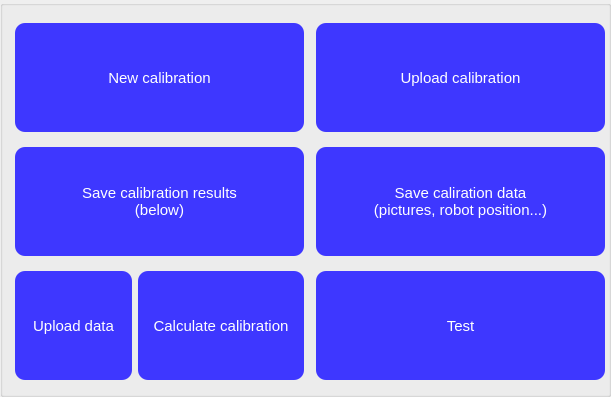
         <widget class="QGroupBox" name="groupBox_9">
          <property name="sizePolicy">
           <sizepolicy hsizetype="MinimumExpanding" vsizetype="MinimumExpanding">
            <horstretch>0</horstretch>
            <verstretch>0</verstretch>
           </sizepolicy>
          </property>
          <property name="styleSheet">
           <string notr="true">#groupBox_9 {
	border: none;
	padding: 0px 0px 0px 0px;
	margin: 0px;
}
</string>
          </property>
          <property name="title">
           <string/>
          </property>
          <layout class="QGridLayout" name="gridLayout_39">
           <property name="leftMargin">
            <number>9</number>
           </property>
           <property name="rightMargin">
            <number>0</number>
           </property>
           <item row="0" column="0">
            <widget class="QGroupBox" name="groupBox_32">
             <property name="sizePolicy">
              <sizepolicy hsizetype="MinimumExpanding" vsizetype="MinimumExpanding">
               <horstretch>0</horstretch>
               <verstretch>0</verstretch>
              </sizepolicy>
             </property>
             <property name="minimumSize">
              <size>
               <width>295</width>
               <height>118</height>
              </size>
             </property>
             <property name="styleSheet">
              <string notr="true">QGroupBox {
	border: none;
	margin: 0px 0px 0px 0px;
	padding: 0px 0px 0px 0px;
}</string>
             </property>
             <property name="title">
              <string/>
             </property>
             <layout class="QGridLayout" name="gridLayout_35">
              <property name="leftMargin">
               <number>0</number>
              </property>
              <property name="topMargin">
               <number>0</number>
              </property>
              <property name="rightMargin">
               <number>0</number>
              </property>
              <property name="bottomMargin">
               <number>0</number>
              </property>
              <item row="0" column="0">
               <widget class="QToolButton" name="b_new_calib">
                <property name="sizePolicy">
                 <sizepolicy hsizetype="MinimumExpanding" vsizetype="MinimumExpanding">
                  <horstretch>0</horstretch>
                  <verstretch>0</verstretch>
                 </sizepolicy>
                </property>
                <property name="minimumSize">
                 <size>
                  <width>0</width>
                  <height>0</height>
                 </size>
                </property>
                <property name="font">
                 <font>
                  <pointsize>11</pointsize>
                  <fontweight>DemiBold</fontweight>
                 </font>
                </property>
                <property name="styleSheet">
                 <string notr="true">QToolButton {
	background-color: #3e37ff;
	border: none;
    border-radius: 10px;
    padding: 10px; 
	color: white;
}

QToolButton:hover {
	background-color: #000036;
}</string>
                </property>
                <property name="text">
                 <string>New calibration</string>
                </property>
                <property name="icon">
                 <iconset resource="../Icons/icons.qrc">
                  <normaloff>:/Icons/target-lock-regular-180_white.png</normaloff>:/Icons/target-lock-regular-180_white.png</iconset>
                </property>
                <property name="iconSize">
                 <size>
                  <width>50</width>
                  <height>50</height>
                 </size>
                </property>
                <property name="toolButtonStyle">
                 <enum>Qt::ToolButtonStyle::ToolButtonTextUnderIcon</enum>
                </property>
               </widget>
              </item>
             </layout>
            </widget>
           </item>
           <item row="3" column="0">
            <widget class="QGroupBox" name="groupBox_30">
             <property name="sizePolicy">
              <sizepolicy hsizetype="MinimumExpanding" vsizetype="MinimumExpanding">
               <horstretch>0</horstretch>
               <verstretch>0</verstretch>
              </sizepolicy>
             </property>
             <property name="minimumSize">
              <size>
               <width>295</width>
               <height>118</height>
              </size>
             </property>
             <property name="styleSheet">
              <string notr="true">QGroupBox {
	border: none;
	margin: 0px 0px 0px 0px;
	padding: 0px 0px 0px 0px;
}</string>
             </property>
             <property name="title">
              <string/>
             </property>
             <layout class="QGridLayout" name="gridLayout_40">
              <property name="sizeConstraint">
               <enum>QLayout::SizeConstraint::SetNoConstraint</enum>
              </property>
              <property name="leftMargin">
               <number>0</number>
              </property>
              <property name="topMargin">
               <number>0</number>
              </property>
              <property name="rightMargin">
               <number>0</number>
              </property>
              <property name="bottomMargin">
               <number>0</number>
              </property>
              <item row="0" column="0">
               <widget class="QToolButton" name="b_upload_data">
                <property name="sizePolicy">
                 <sizepolicy hsizetype="MinimumExpanding" vsizetype="MinimumExpanding">
                  <horstretch>0</horstretch>
                  <verstretch>0</verstretch>
                 </sizepolicy>
                </property>
                <property name="minimumSize">
                 <size>
                  <width>0</width>
                  <height>0</height>
                 </size>
                </property>
                <property name="font">
                 <font>
                  <pointsize>11</pointsize>
                  <fontweight>DemiBold</fontweight>
                 </font>
                </property>
                <property name="styleSheet">
                 <string notr="true">QToolButton {
	background-color: #3e37ff;
	border: none;
    border-radius: 10px;
    padding: 10px; 
	color: white;
}

QToolButton:hover {
	background-color: #000036;
}

QToolButton:disabled {
    background-color: #808080; /* Šedá barva pro deaktivované tlačítko */
    color: #c0c0c0; /* Světlejší šedá barva textu */
    border: none;
}</string>
                </property>
                <property name="text">
                 <string>Upload data</string>
                </property>
                <property name="icon">
                 <iconset resource="../Icons/icons.qrc">
                  <normaloff>:/Icons/icons8-upload-96.png</normaloff>:/Icons/icons8-upload-96.png</iconset>
                </property>
                <property name="iconSize">
                 <size>
                  <width>50</width>
                  <height>50</height>
                 </size>
                </property>
                <property name="toolButtonStyle">
                 <enum>Qt::ToolButtonStyle::ToolButtonTextUnderIcon</enum>
                </property>
               </widget>
              </item>
              <item row="0" column="1">
               <widget class="QToolButton" name="b_calculate">
                <property name="sizePolicy">
                 <sizepolicy hsizetype="MinimumExpanding" vsizetype="MinimumExpanding">
                  <horstretch>0</horstretch>
                  <verstretch>0</verstretch>
                 </sizepolicy>
                </property>
                <property name="minimumSize">
                 <size>
                  <width>0</width>
                  <height>0</height>
                 </size>
                </property>
                <property name="font">
                 <font>
                  <pointsize>11</pointsize>
                  <fontweight>DemiBold</fontweight>
                 </font>
                </property>
                <property name="styleSheet">
                 <string notr="true">QToolButton {
	background-color: #3e37ff;
	border: none;
    border-radius: 10px;
    padding: 10px; 
	color: white;
}

QToolButton:hover {
	background-color: #000036;
}

QToolButton:disabled {
    background-color: #808080; /* Šedá barva pro deaktivované tlačítko */
    color: #c0c0c0; /* Světlejší šedá barva textu */
    border: none;
}</string>
                </property>
                <property name="text">
                 <string>Calculate calibration</string>
                </property>
                <property name="icon">
                 <iconset resource="../Icons/icons.qrc">
                  <normaloff>:/Icons/icons8-math-96.png</normaloff>:/Icons/icons8-math-96.png</iconset>
                </property>
                <property name="iconSize">
                 <size>
                  <width>50</width>
                  <height>50</height>
                 </size>
                </property>
                <property name="toolButtonStyle">
                 <enum>Qt::ToolButtonStyle::ToolButtonTextUnderIcon</enum>
                </property>
               </widget>
              </item>
             </layout>
            </widget>
           </item>
           <item row="3" column="1">
            <widget class="QGroupBox" name="groupBox_35">
             <property name="sizePolicy">
              <sizepolicy hsizetype="MinimumExpanding" vsizetype="MinimumExpanding">
               <horstretch>0</horstretch>
               <verstretch>0</verstretch>
              </sizepolicy>
             </property>
             <property name="minimumSize">
              <size>
               <width>295</width>
               <height>118</height>
              </size>
             </property>
             <property name="styleSheet">
              <string notr="true">QGroupBox {
	border: none;
	margin: 0px 0px 0px 0px;
	padding: 0px 0px 0px 0px;
}</string>
             </property>
             <property name="title">
              <string/>
             </property>
             <layout class="QGridLayout" name="gridLayout_38">
              <property name="leftMargin">
               <number>0</number>
              </property>
              <property name="topMargin">
               <number>0</number>
              </property>
              <property name="rightMargin">
               <number>0</number>
              </property>
              <property name="bottomMargin">
               <number>0</number>
              </property>
              <item row="0" column="0">
               <widget class="QToolButton" name="b_test">
                <property name="sizePolicy">
                 <sizepolicy hsizetype="MinimumExpanding" vsizetype="MinimumExpanding">
                  <horstretch>0</horstretch>
                  <verstretch>0</verstretch>
                 </sizepolicy>
                </property>
                <property name="minimumSize">
                 <size>
                  <width>0</width>
                  <height>0</height>
                 </size>
                </property>
                <property name="font">
                 <font>
                  <pointsize>11</pointsize>
                  <fontweight>DemiBold</fontweight>
                 </font>
                </property>
                <property name="styleSheet">
                 <string notr="true">QToolButton {
	background-color: #3e37ff;
	border: none;
    border-radius: 10px;
    padding: 10px; 
	color: white;
}

QToolButton:hover {
	background-color: #000036;
}</string>
                </property>
                <property name="text">
                 <string>Test</string>
                </property>
                <property name="icon">
                 <iconset resource="../Icons/icons.qrc">
                  <normaloff>:/Icons/icons8-robotic-arm-100.png</normaloff>:/Icons/icons8-robotic-arm-100.png</iconset>
                </property>
                <property name="iconSize">
                 <size>
                  <width>50</width>
                  <height>50</height>
                 </size>
                </property>
                <property name="toolButtonStyle">
                 <enum>Qt::ToolButtonStyle::ToolButtonTextUnderIcon</enum>
                </property>
               </widget>
              </item>
             </layout>
            </widget>
           </item>
           <item row="0" column="1">
            <widget class="QGroupBox" name="groupBox_33">
             <property name="sizePolicy">
              <sizepolicy hsizetype="MinimumExpanding" vsizetype="MinimumExpanding">
               <horstretch>0</horstretch>
               <verstretch>0</verstretch>
              </sizepolicy>
             </property>
             <property name="minimumSize">
              <size>
               <width>295</width>
               <height>118</height>
              </size>
             </property>
             <property name="styleSheet">
              <string notr="true">QGroupBox {
	border: none;
	margin: 0px 0px 0px 0px;
	padding: 0px 0px 0px 0px;
}</string>
             </property>
             <property name="title">
              <string/>
             </property>
             <layout class="QGridLayout" name="gridLayout_36">
              <property name="leftMargin">
               <number>0</number>
              </property>
              <property name="topMargin">
               <number>0</number>
              </property>
              <property name="rightMargin">
               <number>0</number>
              </property>
              <property name="bottomMargin">
               <number>0</number>
              </property>
              <item row="0" column="0">
               <widget class="QToolButton" name="b_upload_calib">
                <property name="sizePolicy">
                 <sizepolicy hsizetype="MinimumExpanding" vsizetype="MinimumExpanding">
                  <horstretch>0</horstretch>
                  <verstretch>0</verstretch>
                 </sizepolicy>
                </property>
                <property name="minimumSize">
                 <size>
                  <width>0</width>
                  <height>0</height>
                 </size>
                </property>
                <property name="font">
                 <font>
                  <pointsize>11</pointsize>
                  <fontweight>DemiBold</fontweight>
                 </font>
                </property>
                <property name="styleSheet">
                 <string notr="true">QToolButton {
	background-color: #3e37ff;
	border: none;
    border-radius: 10px;
    padding: 10px; 
	color: white;
}

QToolButton:hover {
	background-color: #000036;
}</string>
                </property>
                <property name="text">
                 <string>Upload calibration</string>
                </property>
                <property name="icon">
                 <iconset resource="../Icons/icons.qrc">
                  <normaloff>:/Icons/icons8-upload-96.png</normaloff>:/Icons/icons8-upload-96.png</iconset>
                </property>
                <property name="iconSize">
                 <size>
                  <width>50</width>
                  <height>50</height>
                 </size>
                </property>
                <property name="toolButtonStyle">
                 <enum>Qt::ToolButtonStyle::ToolButtonTextUnderIcon</enum>
                </property>
               </widget>
              </item>
             </layout>
            </widget>
           </item>
           <item row="2" column="1">
            <widget class="QGroupBox" name="groupBox_34">
             <property name="sizePolicy">
              <sizepolicy hsizetype="MinimumExpanding" vsizetype="MinimumExpanding">
               <horstretch>0</horstretch>
               <verstretch>0</verstretch>
              </sizepolicy>
             </property>
             <property name="minimumSize">
              <size>
               <width>295</width>
               <height>118</height>
              </size>
             </property>
             <property name="styleSheet">
              <string notr="true">QGroupBox {
	border: none;
	margin: 0px 0px 0px 0px;
	padding: 0px 0px 0px 0px;
}</string>
             </property>
             <property name="title">
              <string/>
             </property>
             <layout class="QGridLayout" name="gridLayout_37">
              <property name="leftMargin">
               <number>0</number>
              </property>
              <property name="topMargin">
               <number>0</number>
              </property>
              <property name="rightMargin">
               <number>0</number>
              </property>
              <property name="bottomMargin">
               <number>0</number>
              </property>
              <item row="0" column="0">
               <widget class="QToolButton" name="b_save_data">
                <property name="sizePolicy">
                 <sizepolicy hsizetype="MinimumExpanding" vsizetype="MinimumExpanding">
                  <horstretch>0</horstretch>
                  <verstretch>0</verstretch>
                 </sizepolicy>
                </property>
                <property name="minimumSize">
                 <size>
                  <width>0</width>
                  <height>0</height>
                 </size>
                </property>
                <property name="font">
                 <font>
                  <pointsize>11</pointsize>
                  <fontweight>DemiBold</fontweight>
                 </font>
                </property>
                <property name="styleSheet">
                 <string notr="true">QToolButton {
	background-color: #3e37ff;
	border: none;
    border-radius: 10px;
    padding: 10px; 
	color: white;
}

QToolButton:hover {
	background-color: #000036;
}</string>
                </property>
                <property name="text">
                 <string>Save caliration data
(pictures, robot position...)</string>
                </property>
                <property name="icon">
                 <iconset resource="../Icons/icons.qrc">
                  <normaloff>:/Icons/icons8-downloading-updates-96.png</normaloff>:/Icons/icons8-downloading-updates-96.png</iconset>
                </property>
                <property name="iconSize">
                 <size>
                  <width>50</width>
                  <height>50</height>
                 </size>
                </property>
                <property name="toolButtonStyle">
                 <enum>Qt::ToolButtonStyle::ToolButtonTextUnderIcon</enum>
                </property>
               </widget>
              </item>
             </layout>
            </widget>
           </item>
           <item row="2" column="0">
            <widget class="QGroupBox" name="groupBox_31">
             <property name="sizePolicy">
              <sizepolicy hsizetype="MinimumExpanding" vsizetype="MinimumExpanding">
               <horstretch>0</horstretch>
               <verstretch>0</verstretch>
              </sizepolicy>
             </property>
             <property name="minimumSize">
              <size>
               <width>295</width>
               <height>118</height>
              </size>
             </property>
             <property name="styleSheet">
              <string notr="true">QGroupBox {
	border: none;
	margin: 0px 0px 0px 0px;
	padding: 0px 0px 0px 0px;
}</string>
             </property>
             <property name="title">
              <string/>
             </property>
             <layout class="QGridLayout" name="gridLayout_12">
              <property name="leftMargin">
               <number>0</number>
              </property>
              <property name="topMargin">
               <number>0</number>
              </property>
              <property name="rightMargin">
               <number>0</number>
              </property>
              <property name="bottomMargin">
               <number>0</number>
              </property>
              <item row="0" column="0">
               <widget class="QToolButton" name="b_save_results">
                <property name="sizePolicy">
                 <sizepolicy hsizetype="MinimumExpanding" vsizetype="MinimumExpanding">
                  <horstretch>0</horstretch>
                  <verstretch>0</verstretch>
                 </sizepolicy>
                </property>
                <property name="minimumSize">
                 <size>
                  <width>0</width>
                  <height>0</height>
                 </size>
                </property>
                <property name="font">
                 <font>
                  <pointsize>11</pointsize>
                  <fontweight>DemiBold</fontweight>
                 </font>
                </property>
                <property name="styleSheet">
                 <string notr="true">QToolButton {
	background-color: #3e37ff;
	border: none;
    border-radius: 10px;
    padding: 10px; 
	color: white;
}

QToolButton:hover {
	background-color: #000036;
}</string>
                </property>
                <property name="text">
                 <string>Save calibration results
(below)</string>
                </property>
                <property name="icon">
                 <iconset resource="../Icons/icons.qrc">
                  <normaloff>:/Icons/icons8-downloading-updates-96.png</normaloff>:/Icons/icons8-downloading-updates-96.png</iconset>
                </property>
                <property name="iconSize">
                 <size>
                  <width>50</width>
                  <height>50</height>
                 </size>
                </property>
                <property name="toolButtonStyle">
                 <enum>Qt::ToolButtonStyle::ToolButtonTextUnderIcon</enum>
                </property>
               </widget>
              </item>
             </layout>
            </widget>
           </item>
          </layout>
         </widget>
